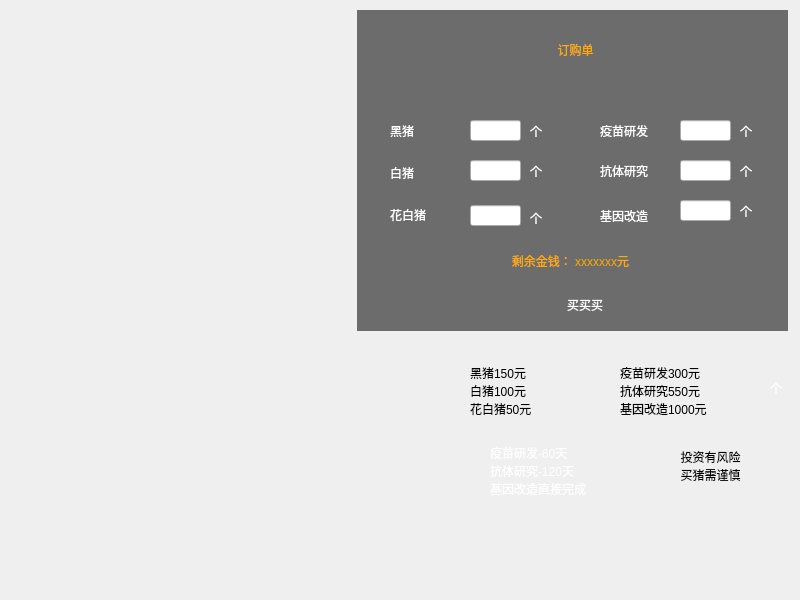
<?xml version="1.0" encoding="UTF-8"?>
<ui version="4.0">
 <class>store</class>
 <widget class="QMainWindow" name="store">
  <property name="geometry">
   <rect>
    <x>0</x>
    <y>0</y>
    <width>800</width>
    <height>600</height>
   </rect>
  </property>
  <property name="windowTitle">
   <string>MainWindow</string>
  </property>
  <widget class="QWidget" name="centralwidget">
   <widget class="QLabel" name="label">
    <property name="geometry">
     <rect>
      <x>0</x>
      <y>0</y>
      <width>800</width>
      <height>600</height>
     </rect>
    </property>
    <property name="styleSheet">
     <string notr="true">background-image: url(:/res/res/store_bgimg.png);</string>
    </property>
    <property name="text">
     <string/>
    </property>
   </widget>
   <widget class="QLabel" name="label_2">
    <property name="geometry">
     <rect>
      <x>357</x>
      <y>10</y>
      <width>431</width>
      <height>321</height>
     </rect>
    </property>
    <property name="styleSheet">
     <string notr="true">background-color: rgba(0, 0, 0, 140);</string>
    </property>
    <property name="text">
     <string/>
    </property>
   </widget>
   <widget class="QLabel" name="label_3">
    <property name="geometry">
     <rect>
      <x>390</x>
      <y>110</y>
      <width>68</width>
      <height>41</height>
     </rect>
    </property>
    <property name="styleSheet">
     <string notr="true">color: rgb(255, 255, 255);</string>
    </property>
    <property name="text">
     <string>黑猪</string>
    </property>
   </widget>
   <widget class="QLabel" name="label_4">
    <property name="geometry">
     <rect>
      <x>390</x>
      <y>152</y>
      <width>68</width>
      <height>41</height>
     </rect>
    </property>
    <property name="styleSheet">
     <string notr="true">color: rgb(255, 255, 255);</string>
    </property>
    <property name="text">
     <string>白猪</string>
    </property>
   </widget>
   <widget class="QLabel" name="label_5">
    <property name="geometry">
     <rect>
      <x>390</x>
      <y>194</y>
      <width>68</width>
      <height>41</height>
     </rect>
    </property>
    <property name="styleSheet">
     <string notr="true">color: rgb(255, 255, 255);</string>
    </property>
    <property name="text">
     <string>花白猪</string>
    </property>
   </widget>
   <widget class="QLineEdit" name="lineEdit">
    <property name="geometry">
     <rect>
      <x>470</x>
      <y>120</y>
      <width>51</width>
      <height>21</height>
     </rect>
    </property>
   </widget>
   <widget class="QLineEdit" name="lineEdit_2">
    <property name="geometry">
     <rect>
      <x>470</x>
      <y>160</y>
      <width>51</width>
      <height>21</height>
     </rect>
    </property>
   </widget>
   <widget class="QLineEdit" name="lineEdit_3">
    <property name="geometry">
     <rect>
      <x>470</x>
      <y>205</y>
      <width>51</width>
      <height>21</height>
     </rect>
    </property>
   </widget>
   <widget class="QLabel" name="label_6">
    <property name="geometry">
     <rect>
      <x>600</x>
      <y>110</y>
      <width>68</width>
      <height>41</height>
     </rect>
    </property>
    <property name="styleSheet">
     <string notr="true">color: rgb(255, 255, 255);</string>
    </property>
    <property name="text">
     <string>疫苗研发</string>
    </property>
   </widget>
   <widget class="QLabel" name="label_7">
    <property name="geometry">
     <rect>
      <x>600</x>
      <y>145</y>
      <width>68</width>
      <height>51</height>
     </rect>
    </property>
    <property name="styleSheet">
     <string notr="true">color: rgb(255, 255, 255);</string>
    </property>
    <property name="text">
     <string>抗体研究</string>
    </property>
   </widget>
   <widget class="QLabel" name="label_8">
    <property name="geometry">
     <rect>
      <x>600</x>
      <y>200</y>
      <width>68</width>
      <height>31</height>
     </rect>
    </property>
    <property name="styleSheet">
     <string notr="true">color: rgb(255, 255, 255);</string>
    </property>
    <property name="text">
     <string>基因改造</string>
    </property>
   </widget>
   <widget class="QLineEdit" name="lineEdit_4">
    <property name="geometry">
     <rect>
      <x>680</x>
      <y>120</y>
      <width>51</width>
      <height>21</height>
     </rect>
    </property>
   </widget>
   <widget class="QLineEdit" name="lineEdit_5">
    <property name="geometry">
     <rect>
      <x>680</x>
      <y>160</y>
      <width>51</width>
      <height>21</height>
     </rect>
    </property>
   </widget>
   <widget class="QLineEdit" name="lineEdit_6">
    <property name="geometry">
     <rect>
      <x>680</x>
      <y>200</y>
      <width>51</width>
      <height>21</height>
     </rect>
    </property>
   </widget>
   <widget class="QLabel" name="label_9">
    <property name="geometry">
     <rect>
      <x>470</x>
      <y>360</y>
      <width>101</width>
      <height>61</height>
     </rect>
    </property>
    <property name="text">
     <string>黑猪150元
白猪100元
花白猪50元</string>
    </property>
   </widget>
   <widget class="QLabel" name="label_10">
    <property name="geometry">
     <rect>
      <x>620</x>
      <y>360</y>
      <width>121</width>
      <height>61</height>
     </rect>
    </property>
    <property name="styleSheet">
     <string notr="true">font: 8pt &quot;Agency FB&quot;;</string>
    </property>
    <property name="text">
     <string>疫苗研发300元
抗体研究550元
基因改造1000元</string>
    </property>
   </widget>
   <widget class="QLabel" name="label_11">
    <property name="geometry">
     <rect>
      <x>490</x>
      <y>440</y>
      <width>121</width>
      <height>61</height>
     </rect>
    </property>
    <property name="styleSheet">
     <string notr="true">color: rgb(255, 255, 255);</string>
    </property>
    <property name="text">
     <string>疫苗研发-60天
抗体研究-120天
基因改造直接完成</string>
    </property>
   </widget>
   <widget class="QLabel" name="label_12">
    <property name="geometry">
     <rect>
      <x>660</x>
      <y>440</y>
      <width>101</width>
      <height>51</height>
     </rect>
    </property>
    <property name="text">
     <string>投资有风险
买猪需谨慎</string>
    </property>
    <property name="alignment">
     <set>Qt::AlignCenter</set>
    </property>
   </widget>
   <widget class="QLabel" name="label_13">
    <property name="geometry">
     <rect>
      <x>530</x>
      <y>120</y>
      <width>31</width>
      <height>21</height>
     </rect>
    </property>
    <property name="styleSheet">
     <string notr="true">color: rgb(255, 255, 255);</string>
    </property>
    <property name="text">
     <string>个</string>
    </property>
   </widget>
   <widget class="QLabel" name="label_14">
    <property name="geometry">
     <rect>
      <x>740</x>
      <y>160</y>
      <width>31</width>
      <height>21</height>
     </rect>
    </property>
    <property name="styleSheet">
     <string notr="true">color: rgb(255, 255, 255);</string>
    </property>
    <property name="text">
     <string>个</string>
    </property>
   </widget>
   <widget class="QLabel" name="label_15">
    <property name="geometry">
     <rect>
      <x>770</x>
      <y>380</y>
      <width>31</width>
      <height>16</height>
     </rect>
    </property>
    <property name="styleSheet">
     <string notr="true">color: rgb(255, 255, 255);</string>
    </property>
    <property name="text">
     <string>个</string>
    </property>
   </widget>
   <widget class="QLabel" name="label_16">
    <property name="geometry">
     <rect>
      <x>740</x>
      <y>200</y>
      <width>31</width>
      <height>21</height>
     </rect>
    </property>
    <property name="styleSheet">
     <string notr="true">color: rgb(255, 255, 255);</string>
    </property>
    <property name="text">
     <string>个</string>
    </property>
   </widget>
   <widget class="QLabel" name="label_17">
    <property name="geometry">
     <rect>
      <x>740</x>
      <y>120</y>
      <width>31</width>
      <height>21</height>
     </rect>
    </property>
    <property name="styleSheet">
     <string notr="true">color: rgb(255, 255, 255);</string>
    </property>
    <property name="text">
     <string>个</string>
    </property>
   </widget>
   <widget class="QLabel" name="label_18">
    <property name="geometry">
     <rect>
      <x>530</x>
      <y>210</y>
      <width>31</width>
      <height>16</height>
     </rect>
    </property>
    <property name="styleSheet">
     <string notr="true">color: rgb(255, 255, 255);</string>
    </property>
    <property name="text">
     <string>个</string>
    </property>
   </widget>
   <widget class="QLabel" name="label_19">
    <property name="geometry">
     <rect>
      <x>530</x>
      <y>160</y>
      <width>61</width>
      <height>21</height>
     </rect>
    </property>
    <property name="styleSheet">
     <string notr="true">color: rgb(255, 255, 255);</string>
    </property>
    <property name="text">
     <string>个</string>
    </property>
   </widget>
   <widget class="QLabel" name="label_20">
    <property name="geometry">
     <rect>
      <x>360</x>
      <y>24</y>
      <width>431</width>
      <height>51</height>
     </rect>
    </property>
    <property name="styleSheet">
     <string notr="true">font: 20pt &quot;方正粗圆简体&quot;;
color: rgb(255, 170, 0);</string>
    </property>
    <property name="text">
     <string>订购单</string>
    </property>
    <property name="alignment">
     <set>Qt::AlignCenter</set>
    </property>
   </widget>
   <widget class="QLabel" name="label_21">
    <property name="geometry">
     <rect>
      <x>390</x>
      <y>250</y>
      <width>361</width>
      <height>21</height>
     </rect>
    </property>
    <property name="styleSheet">
     <string notr="true">color: rgb(255, 170, 0);
font: 12pt &quot;黑体&quot;;</string>
    </property>
    <property name="text">
     <string>剩余金钱： xxxxxxx元</string>
    </property>
    <property name="alignment">
     <set>Qt::AlignCenter</set>
    </property>
   </widget>
   <widget class="QPushButton" name="pushButton">
    <property name="geometry">
     <rect>
      <x>520</x>
      <y>290</y>
      <width>130</width>
      <height>30</height>
     </rect>
    </property>
    <property name="styleSheet">
     <string notr="true">background-image: url(:/res/res/startbtn/btn_orange.png);
font: 12pt &quot;方正粗圆简体&quot;;
color: rgb(255, 255, 255);</string>
    </property>
    <property name="text">
     <string>买买买</string>
    </property>
    <property name="flat">
     <bool>true</bool>
    </property>
   </widget>
   <widget class="QPushButton" name="pushButton_2">
    <property name="geometry">
     <rect>
      <x>20</x>
      <y>510</y>
      <width>241</width>
      <height>101</height>
     </rect>
    </property>
    <property name="styleSheet">
     <string notr="true">background-color: rgba(255, 255, 255, 0);</string>
    </property>
    <property name="text">
     <string/>
    </property>
    <property name="flat">
     <bool>true</bool>
    </property>
   </widget>
  </widget>
 </widget>
 <resources/>
 <connections/>
</ui>
